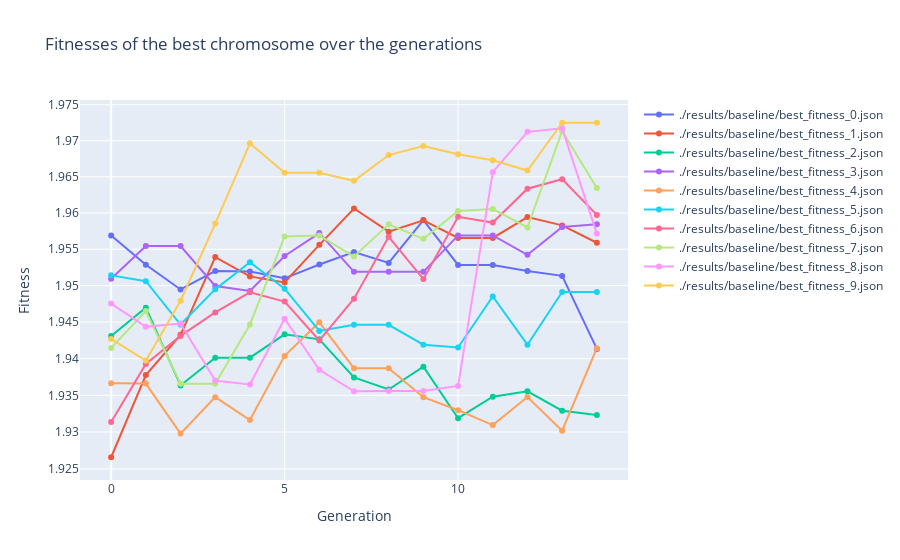

This figure's notebook cell:
### Code cell
plot_all_fitnesses_folder("./results/baseline")

### Figure 1 — Plotly figure (JSON) as saved in the notebook; plotly's stock layout.template omitted (floating-point values rounded to 4 significant figures)
{"data": [{"name": "./results/baseline/best_fitness_0.json", "type": "scatter", "x": [0, 1, 2, 3, 4, 5, 6, 7, 8, 9, 10, 11, 12, 13, 14], "y": [1.957, 1.953, 1.949, 1.952, 1.952, 1.951, 1.953, 1.955, 1.953, 1.959, 1.953, 1.953, 1.952, 1.951, 1.941]}, {"name": "./results/baseline/best_fitness_1.json", "type": "scatter", "x": [0, 1, 2, 3, 4, 5, 6, 7, 8, 9, 10, 11, 12, 13, 14], "y": [1.927, 1.938, 1.943, 1.954, 1.951, 1.95, 1.956, 1.961, 1.957, 1.959, 1.957, 1.957, 1.959, 1.958, 1.956]}, {"name": "./results/baseline/best_fitness_2.json", "type": "scatter", "x": [0, 1, 2, 3, 4, 5, 6, 7, 8, 9, 10, 11, 12, 13, 14], "y": [1.943, 1.947, 1.936, 1.94, 1.94, 1.943, 1.943, 1.937, 1.936, 1.939, 1.932, 1.935, 1.936, 1.933, 1.932]}, {"name": "./results/baseline/best_fitness_3.json", "type": "scatter", "x": [0, 1, 2, 3, 4, 5, 6, 7, 8, 9, 10, 11, 12, 13, 14], "y": [1.951, 1.955, 1.955, 1.95, 1.949, 1.954, 1.957, 1.952, 1.952, 1.952, 1.957, 1.957, 1.954, 1.958, 1.958]}, {"name": "./results/baseline/best_fitness_4.json", "type": "scatter", "x": [0, 1, 2, 3, 4, 5, 6, 7, 8, 9, 10, 11, 12, 13, 14], "y": [1.937, 1.937, 1.93, 1.935, 1.932, 1.94, 1.945, 1.939, 1.939, 1.935, 1.933, 1.931, 1.935, 1.93, 1.941]}, {"name": "./results/baseline/best_fitness_5.json", "type": "scatter", "x": [0, 1, 2, 3, 4, 5, 6, 7, 8, 9, 10, 11, 12, 13, 14], "y": [1.951, 1.951, 1.945, 1.949, 1.953, 1.95, 1.944, 1.945, 1.945, 1.942, 1.942, 1.949, 1.942, 1.949, 1.949]}, {"name": "./results/baseline/best_fitness_6.json", "type": "scatter", "x": [0, 1, 2, 3, 4, 5, 6, 7, 8, 9, 10, 11, 12, 13, 14], "y": [1.931, 1.939, 1.943, 1.946, 1.949, 1.948, 1.942, 1.948, 1.957, 1.951, 1.959, 1.959, 1.963, 1.965, 1.96]}, {"name": "./results/baseline/best_fitness_7.json", "type": "scatter", "x": [0, 1, 2, 3, 4, 5, 6, 7, 8, 9, 10, 11, 12, 13, 14], "y": [1.941, 1.947, 1.937, 1.937, 1.945, 1.957, 1.957, 1.954, 1.958, 1.956, 1.96, 1.961, 1.958, 1.971, 1.963]}, {"name": "./results/baseline/best_fitness_8.json", "type": "scatter", "x": [0, 1, 2, 3, 4, 5, 6, 7, 8, 9, 10, 11, 12, 13, 14], "y": [1.948, 1.944, 1.945, 1.937, 1.936, 1.945, 1.938, 1.936, 1.936, 1.936, 1.936, 1.966, 1.971, 1.972, 1.957]}, {"name": "./results/baseline/best_fitness_9.json", "type": "scatter", "x": [0, 1, 2, 3, 4, 5, 6, 7, 8, 9, 10, 11, 12, 13, 14], "y": [1.943, 1.94, 1.948, 1.959, 1.97, 1.966, 1.966, 1.964, 1.968, 1.969, 1.968, 1.967, 1.966, 1.972, 1.972]}], "layout": {"title": {"text": "Fitnesses of the best chromosome over the generations"}, "xaxis": {"title": {"text": "Generation"}}, "yaxis": {"title": {"text": "Fitness"}, "type": "log"}}}
